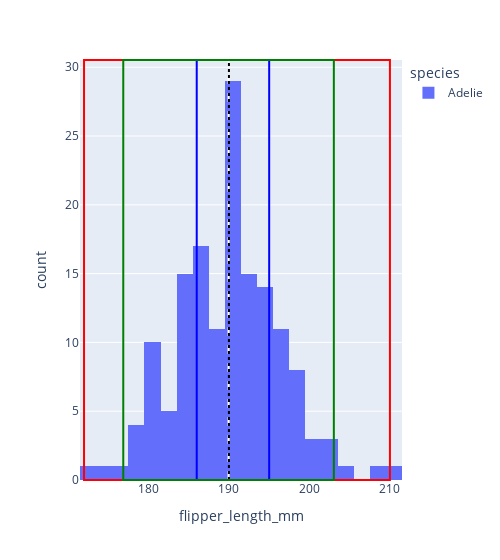
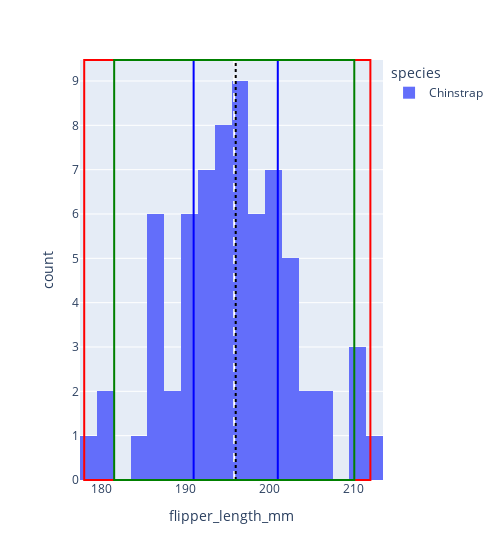
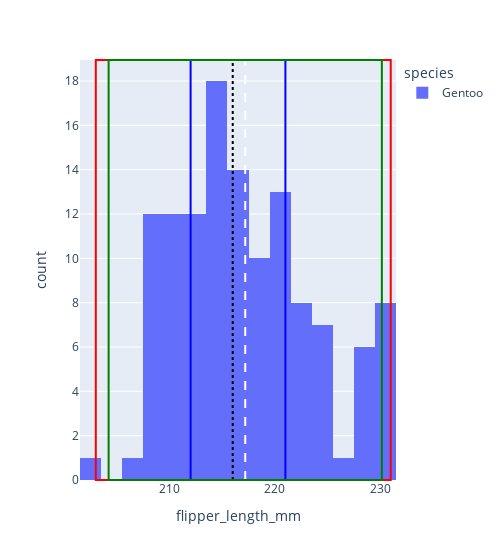

The cell these charts' notebook holds for them, in order:
### Code cell
for species in penguins["species"].unique():
    penguin_histogram = px.histogram(penguins[penguins["species"] == species], x="flipper_length_mm", color="species", nbins=20, width=500)
    penguins_of_species_flipper_length = penguins[penguins["species"] == species]["flipper_length_mm"]
    mean = penguins_of_species_flipper_length.mean()
    median = penguins_of_species_flipper_length.median()
    upper = penguins_of_species_flipper_length.max()
    lower = penguins_of_species_flipper_length.min()
    q1 = penguins_of_species_flipper_length.quantile(0.25)
    q3 = penguins_of_species_flipper_length.quantile(0.75)
    two_std_below = mean - penguins_of_species_flipper_length.std() * 2
    two_std_above = mean + penguins_of_species_flipper_length.std() * 2

    penguin_histogram.add_vline(x=mean, line_dash="dash", line_color="white")
    penguin_histogram.add_vline(x=median, line_dash="dot", line_color="black")
    penguin_histogram.add_vrect(x0=lower, x1=upper, line_color="red")
    penguin_histogram.add_vrect(x0=q1, x1=q3, line_color="blue")
    penguin_histogram.add_vrect(x0=two_std_below, x1=two_std_above, line_color="green")

    penguin_histogram.show() #TODO:

### Figure 1 — Plotly figure (JSON) as saved in the notebook; plotly's stock layout.template omitted (floating-point values rounded to 4 significant figures; data arrays with more than 128 entries replaced by an {"elided": "..."} marker saying what was removed)
{"data": [{"alignmentgroup": "True", "bingroup": "x", "hovertemplate": "species=Adelie<br>flipper_length_mm=%{x}<br>count=%{y}<extra></extra>", "legendgroup": "Adelie", "marker": {"color": "#636efa", "pattern": {"shape": ""}}, "name": "Adelie", "nbinsx": 20, "offsetgroup": "Adelie", "orientation": "v", "showlegend": true, "type": "histogram", "x": {"elided": "152 int values"}, "xaxis": "x", "yaxis": "y"}], "layout": {"barmode": "relative", "legend": {"title": {"text": "species"}, "tracegroupgap": 0}, "margin": {"t": 60}, "shapes": [{"line": {"color": "white", "dash": "dash"}, "type": "line", "x0": 190.0, "x1": 190.0, "xref": "x", "y0": 0, "y1": 1, "yref": "y domain"}, {"line": {"color": "black", "dash": "dot"}, "type": "line", "x0": 190, "x1": 190, "xref": "x", "y0": 0, "y1": 1, "yref": "y domain"}, {"line": {"color": "red"}, "type": "rect", "x0": 172, "x1": 210, "xref": "x", "y0": 0, "y1": 1, "yref": "y domain"}, {"line": {"color": "blue"}, "type": "rect", "x0": 186, "x1": 195, "xref": "x", "y0": 0, "y1": 1, "yref": "y domain"}, {"line": {"color": "green"}, "type": "rect", "x0": 176.9, "x1": 203.0, "xref": "x", "y0": 0, "y1": 1, "yref": "y domain"}], "width": 500, "xaxis": {"anchor": "y", "domain": [0, 1], "title": {"text": "flipper_length_mm"}}, "yaxis": {"anchor": "x", "domain": [0, 1], "title": {"text": "count"}}}}

### Figure 2 — Plotly figure (JSON) as saved in the notebook; plotly's stock layout.template omitted (floating-point values rounded to 4 significant figures)
{"data": [{"alignmentgroup": "True", "bingroup": "x", "hovertemplate": "species=Chinstrap<br>flipper_length_mm=%{x}<br>count=%{y}<extra></extra>", "legendgroup": "Chinstrap", "marker": {"color": "#636efa", "pattern": {"shape": ""}}, "name": "Chinstrap", "nbinsx": 20, "offsetgroup": "Chinstrap", "orientation": "v", "showlegend": true, "type": "histogram", "x": [192, 196, 193, 188, 197, 198, 178, 197, 195, 198, 193, 194, 185, 201, 190, 201, 197, 181, 190, 195, 181, 191, 187, 193, 195, 197, 200, 200, 191, 205, 187, 201, 187, 203, 195, 199, 195, 210, 192, 205, 210, 187, 196, 196, 196, 201, 190, 212, 187, 198, 199, 201, 193, 203, 187, 197, 191, 203, 202, 194, 206, 189, 195, 207, 202, 193, 210, 198], "xaxis": "x", "yaxis": "y"}], "layout": {"barmode": "relative", "legend": {"title": {"text": "species"}, "tracegroupgap": 0}, "margin": {"t": 60}, "shapes": [{"line": {"color": "white", "dash": "dash"}, "type": "line", "x0": 195.8, "x1": 195.8, "xref": "x", "y0": 0, "y1": 1, "yref": "y domain"}, {"line": {"color": "black", "dash": "dot"}, "type": "line", "x0": 196, "x1": 196, "xref": "x", "y0": 0, "y1": 1, "yref": "y domain"}, {"line": {"color": "red"}, "type": "rect", "x0": 178, "x1": 212, "xref": "x", "y0": 0, "y1": 1, "yref": "y domain"}, {"line": {"color": "blue"}, "type": "rect", "x0": 191, "x1": 201, "xref": "x", "y0": 0, "y1": 1, "yref": "y domain"}, {"line": {"color": "green"}, "type": "rect", "x0": 181.6, "x1": 210.1, "xref": "x", "y0": 0, "y1": 1, "yref": "y domain"}], "width": 500, "xaxis": {"anchor": "y", "domain": [0, 1], "title": {"text": "flipper_length_mm"}}, "yaxis": {"anchor": "x", "domain": [0, 1], "title": {"text": "count"}}}}

### Figure 3 — Plotly figure (JSON) as saved in the notebook; plotly's stock layout.template omitted (floating-point values rounded to 4 significant figures)
{"data": [{"alignmentgroup": "True", "bingroup": "x", "hovertemplate": "species=Gentoo<br>flipper_length_mm=%{x}<br>count=%{y}<extra></extra>", "legendgroup": "Gentoo", "marker": {"color": "#636efa", "pattern": {"shape": ""}}, "name": "Gentoo", "nbinsx": 20, "offsetgroup": "Gentoo", "orientation": "v", "showlegend": true, "type": "histogram", "x": [211, 230, 210, 218, 215, 210, 211, 219, 209, 215, 214, 216, 214, 213, 210, 217, 210, 221, 209, 222, 218, 215, 213, 215, 215, 215, 216, 215, 210, 220, 222, 209, 207, 230, 220, 220, 213, 219, 208, 208, 208, 225, 210, 216, 222, 217, 210, 225, 213, 215, 210, 220, 210, 225, 217, 220, 208, 220, 208, 224, 208, 221, 214, 231, 219, 230, 214, 229, 220, 223, 216, 221, 221, 217, 216, 230, 209, 220, 215, 223, 212, 221, 212, 224, 212, 228, 218, 218, 212, 230, 218, 228, 212, 224, 214, 226, 216, 222, 203, 225, 219, 228, 215, 228, 216, 215, 210, 219, 208, 209, 216, 229, 213, 230, 217, 230, 217, 222, 214, null, 215, 222, 212, 213], "xaxis": "x", "yaxis": "y"}], "layout": {"barmode": "relative", "legend": {"title": {"text": "species"}, "tracegroupgap": 0}, "margin": {"t": 60}, "shapes": [{"line": {"color": "white", "dash": "dash"}, "type": "line", "x0": 217.2, "x1": 217.2, "xref": "x", "y0": 0, "y1": 1, "yref": "y domain"}, {"line": {"color": "black", "dash": "dot"}, "type": "line", "x0": 216, "x1": 216, "xref": "x", "y0": 0, "y1": 1, "yref": "y domain"}, {"line": {"color": "red"}, "type": "rect", "x0": 203, "x1": 231, "xref": "x", "y0": 0, "y1": 1, "yref": "y domain"}, {"line": {"color": "blue"}, "type": "rect", "x0": 212, "x1": 221, "xref": "x", "y0": 0, "y1": 1, "yref": "y domain"}, {"line": {"color": "green"}, "type": "rect", "x0": 204.2, "x1": 230.2, "xref": "x", "y0": 0, "y1": 1, "yref": "y domain"}], "width": 500, "xaxis": {"anchor": "y", "domain": [0, 1], "title": {"text": "flipper_length_mm"}}, "yaxis": {"anchor": "x", "domain": [0, 1], "title": {"text": "count"}}}}
